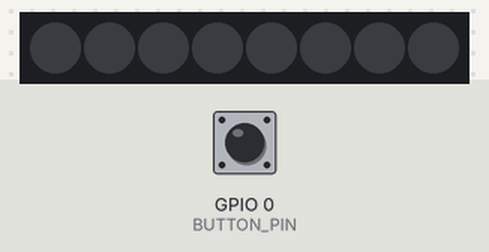
The sketch below on a simulated ESP32-S3. Parts: 8 RGB LEDs in strip order, left to right. The inputs (shaded band) are chosen by the test bench; at power-on: GPIO 0 (BUTTON_PIN) HIGH. Dim RGB values are drawn brighter than linear; WiFi joins after 1.5 s; servers stay silent unless stated; uploads are accepted with an empty reply.

Above: at 0.1 s.
At 4.6 s:
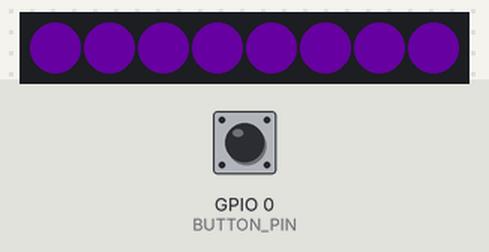
Timing chart, 0 to 130.0 s (numbered marks = the images above):
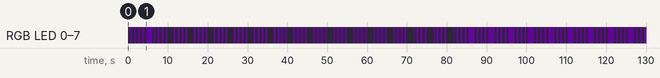

The sketch:

semafor.ino
```cpp
// Krizový semafor – ESP32 + LED pásek/kroužek WS2812, volitelně bzučák.
// Zobrazuje celkový stupeň z hlídače: zelená / žlutá / oranžová / červená (bliká + pípá).
// Fialové blikání = hlídač neodpovídá víc než 30 min nebo většina zdrojů nefunguje.
// Tlačítko BOOT ztiší pípání, dokud se stupeň nezmění.
//
// Knihovny (Správce knihoven v Arduino IDE): „Adafruit NeoPixel“, „ArduinoJson“ (verze 7).
// Deska: ESP32 Dev Module (nebo ESP32-S3 – jen uprav piny).

#include <WiFi.h>
#include <HTTPClient.h>
#include <WiFiClientSecure.h>
#include <ArduinoJson.h>
#include <Adafruit_NeoPixel.h>

// ── nastav ────────────────────────────────────────────────
const char* WIFI_SSID  = "TvojeWiFi";
const char* WIFI_PASS  = "heslo";
const char* STATUS_URL = "https://hlidac.example.cz/status.json?k=TVUJ_TOKEN";

const int LED_PIN = 5;        // DIN pásku
const int LED_COUNT = 8;
const int BUZZER_PIN = 18;    // aktivní/pasivní bzučák, druhý vývod na GND
const int BUTTON_PIN = 0;     // tlačítko BOOT
const uint8_t BRIGHTNESS = 60;
// ──────────────────────────────────────────────────────────

const uint32_t POLL_MS = 60UL * 1000;
const uint32_t OFFLINE_MS = 30UL * 60 * 1000;

Adafruit_NeoPixel strip(LED_COUNT, LED_PIN, NEO_GRB + NEO_KHZ800);
int level = -1;
bool blind = false;
bool muted = false;
uint32_t lastOk = 0;
uint32_t lastPoll = 0;
bool everOk = false;

uint32_t colorFor(int l) {
  switch (l) {
    case 0: return strip.Color(0, 120, 40);
    case 1: return strip.Color(200, 150, 0);
    case 2: return strip.Color(230, 70, 0);
    case 3: return strip.Color(220, 0, 0);
    default: return strip.Color(90, 0, 140);
  }
}

void fill(uint32_t c) {
  for (int i = 0; i < LED_COUNT; i++) strip.setPixelColor(i, c);
  strip.show();
}

bool poll() {
  if (WiFi.status() != WL_CONNECTED) return false;
  HTTPClient http;
  WiFiClientSecure secure;
  WiFiClient plain;
  String url = STATUS_URL;
  bool begun;
  if (url.startsWith("https")) {
    secure.setInsecure();          // jen čteme veřejně neškodný stav; certifikát neověřujeme
    begun = http.begin(secure, url);
  } else {
    begun = http.begin(plain, url);
  }
  if (!begun) return false;
  http.setTimeout(15000);
  int code = http.GET();
  if (code != 200) { http.end(); return false; }

  JsonDocument filter;
  filter["overall"]["level"] = true;
  filter["blind"] = true;
  JsonDocument doc;
  DeserializationError err = deserializeJson(doc, http.getStream(), DeserializationOption::Filter(filter));
  http.end();
  if (err) return false;

  int newLevel = doc["overall"]["level"] | 0;
  blind = doc["blind"] | false;
  if (newLevel != level) muted = false;
  level = newLevel;
  return true;
}

void setup() {
  pinMode(BUTTON_PIN, INPUT_PULLUP);
  pinMode(BUZZER_PIN, OUTPUT);
  strip.begin();
  strip.setBrightness(BRIGHTNESS);
  fill(colorFor(-1));
  WiFi.mode(WIFI_STA);
  WiFi.setAutoReconnect(true);
  WiFi.begin(WIFI_SSID, WIFI_PASS);
}

void loop() {
  uint32_t now = millis();

  if (digitalRead(BUTTON_PIN) == LOW) { muted = true; noTone(BUZZER_PIN); }

  uint32_t interval = everOk ? POLL_MS : 5000;   // dokud se nepřipojí, zkouší každých 5 s
  if (lastPoll == 0 || now - lastPoll >= interval) {
    lastPoll = now ? now : 1;
    if (poll()) { lastOk = now; everOk = true; }
  }

  bool offline = !everOk || (now - lastOk > OFFLINE_MS);
  bool blinkOn = (now / 500) % 2;

  if (offline || blind) {
    noTone(BUZZER_PIN);
    fill(blinkOn ? colorFor(-1) : 0);
  } else if (level >= 3) {
    fill(blinkOn ? colorFor(3) : 0);
    // první 3 sekundy každé minuty pípá, dokud ho neztišíš tlačítkem
    if (!muted && (now / 1000) % 60 < 3) tone(BUZZER_PIN, blinkOn ? 2000 : 1500);
    else noTone(BUZZER_PIN);
  } else {
    noTone(BUZZER_PIN);
    fill(colorFor(level));
  }
  delay(50);
}
```

Measured:
- by itself, RGB LED 0–7: off → RGB(21, 0, 33) at 0.51 s, → off 0.50 s later, → RGB(21, 0, 33) 0.50 s later, → off 0.50 s later, … (209 changes in this stretch)
- by itself, everything shown: repeats every 46.0 s, in 74 steps
